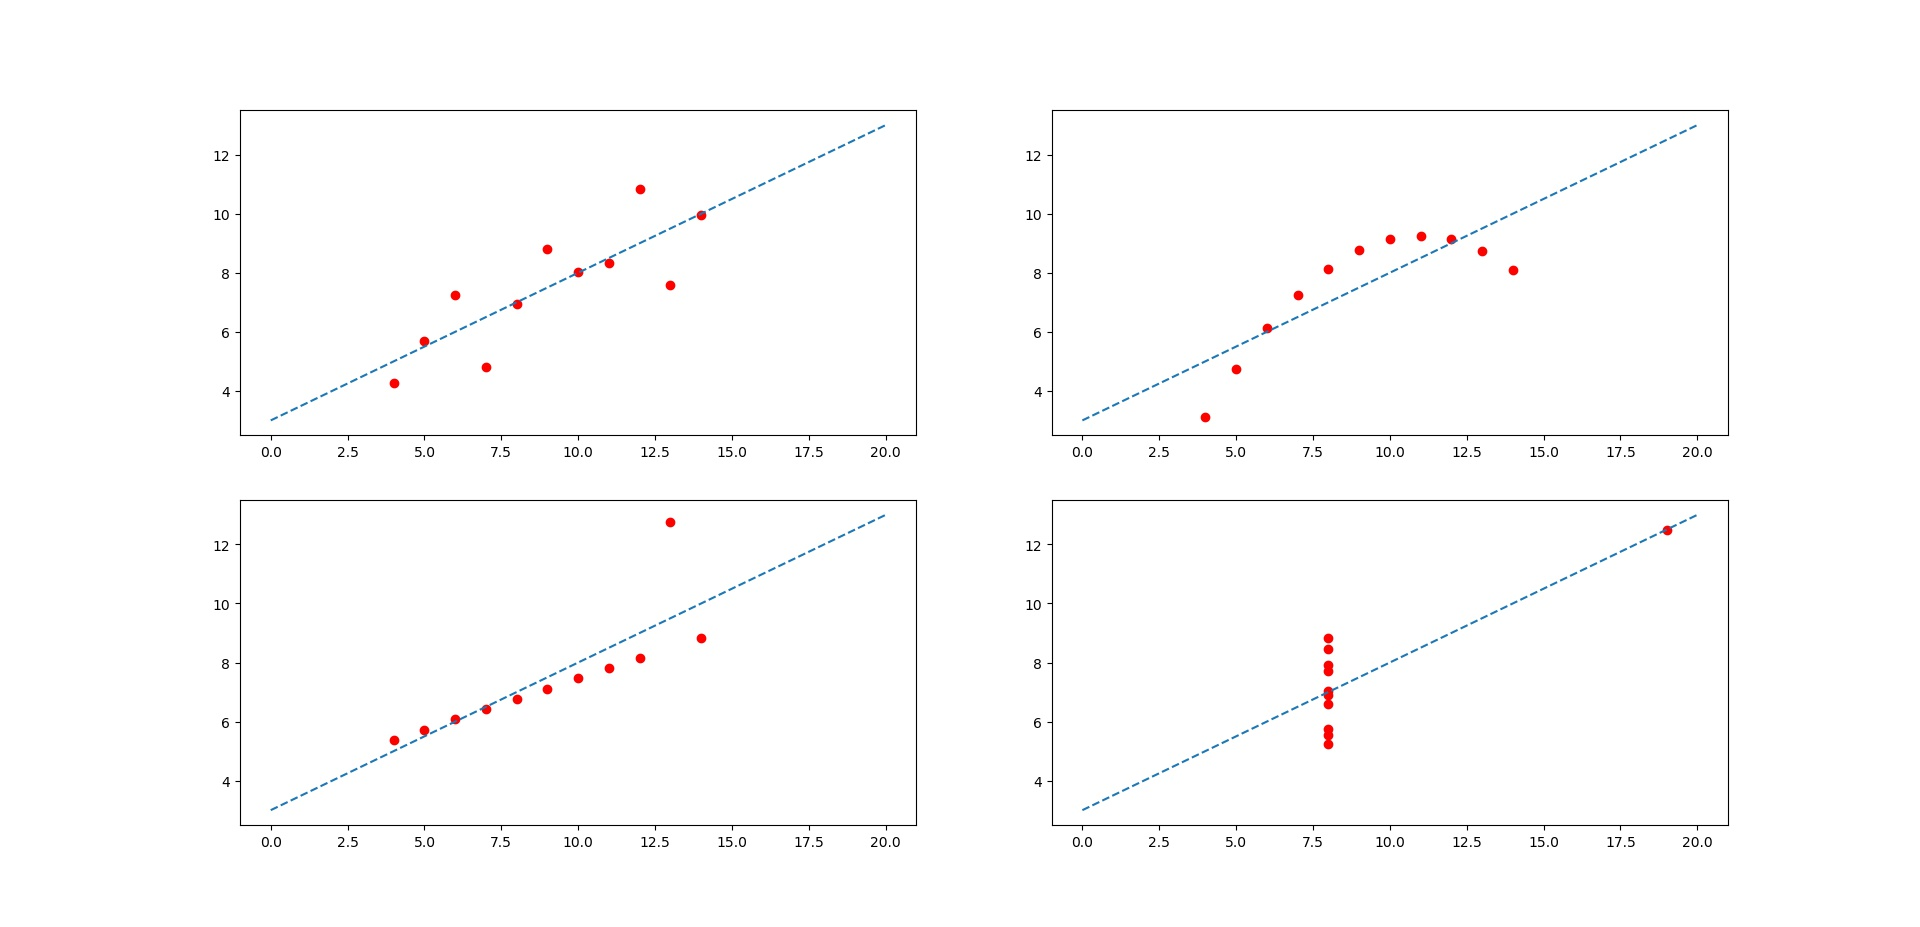

Here is the Python script that generated this plot:
import numpy as np
import matplotlib.pyplot as plt
import pandas as pd

x = np.array([10, 8, 13, 9, 11, 14, 6, 4, 12, 7, 5])
y1 = np.array([8.04, 6.95, 7.58, 8.81, 8.33, 9.96, 7.24, 4.26, 10.84, 4.82, 5.68])
y2 = np.array([9.14, 8.14, 8.74, 8.77, 9.26, 8.10, 6.13, 3.10, 9.13, 7.26, 4.74])
y3 = np.array([7.46, 6.77, 12.74, 7.11, 7.81, 8.84, 6.08, 5.39, 8.15, 6.42, 5.73])
x4 = np.array([8.0, 8.0, 8.0, 8.0, 8.0, 8.0, 8.0, 19.0, 8.0, 8.0, 8.0])
y4 = np.array([6.58, 5.76, 7.71, 8.84, 8.47, 7.04, 5.25, 12.50, 5.56, 7.91, 6.89])

def abline(slope, intercept):
    X = np.array([0,20])
    plt.plot(X, X*slope + intercept, '--')

def calculate(X,y,i): 
    xbar = sum(X)/len(X)
    ybar = sum(y)/len(y)
    Xmod=X
    Xmod = X-xbar
    ymod = y
    ymod = ymod - ybar
    m = (Xmod * ymod)
    m = sum(m)
    z = Xmod * Xmod
    z = sum(z)
    m = m / z
    c = ybar - m*xbar
    plt.subplot(2,2,i)
    plt.scatter(X,y,color="red")
    abline(m,c)

plt.figure()
plt.xlim(0,20)
plt.ylim(0,20)

calculate(x,y1,1)
calculate(x,y2,2)
calculate(x,y3,3)
calculate(x4,y4,4)

plt.show()
